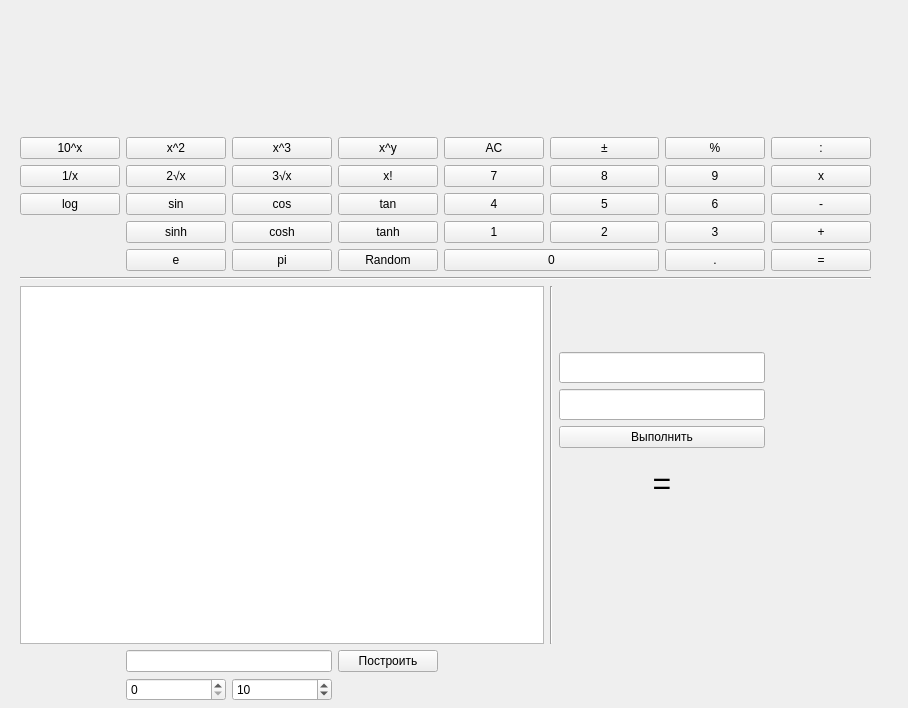
<?xml version="1.0" encoding="UTF-8"?>
<ui version="4.0">
 <class>Form</class>
 <widget class="QWidget" name="Form">
  <property name="geometry">
   <rect>
    <x>0</x>
    <y>0</y>
    <width>908</width>
    <height>708</height>
   </rect>
  </property>
  <property name="maximumSize">
   <size>
    <width>77000</width>
    <height>520000</height>
   </size>
  </property>
  <property name="windowTitle">
   <string>Построение графика</string>
  </property>
  <widget class="QPushButton" name="pushButton_45">
   <property name="geometry">
    <rect>
     <x>-83</x>
     <y>8</y>
     <width>75</width>
     <height>23</height>
    </rect>
   </property>
   <property name="toolTip">
    <string>&lt;html&gt;&lt;head/&gt;&lt;body&gt;&lt;p align=&quot;center&quot;&gt;&lt;span style=&quot; font-size:36pt;&quot;&gt;:&lt;/span&gt;&lt;/p&gt;&lt;/body&gt;&lt;/html&gt;</string>
   </property>
   <property name="text">
    <string/>
   </property>
  </widget>
  <widget class="QPushButton" name="pushButton_49">
   <property name="geometry">
    <rect>
     <x>-83</x>
     <y>66</y>
     <width>75</width>
     <height>23</height>
    </rect>
   </property>
   <property name="toolTip">
    <string>&lt;html&gt;&lt;head/&gt;&lt;body&gt;&lt;p align=&quot;center&quot;&gt;&lt;span style=&quot; font-size:36pt;&quot;&gt;:&lt;/span&gt;&lt;/p&gt;&lt;/body&gt;&lt;/html&gt;</string>
   </property>
   <property name="text">
    <string/>
   </property>
  </widget>
  <widget class="QWidget" name="gridLayoutWidget">
   <property name="geometry">
    <rect>
     <x>20</x>
     <y>10</y>
     <width>851</width>
     <height>691</height>
    </rect>
   </property>
   <layout class="QGridLayout" name="gridLayout">
    <item row="2" column="8">
     <widget class="QPushButton" name="pushButton_multiply">
      <property name="text">
       <string>x</string>
      </property>
      <attribute name="buttonGroup">
       <string notr="true">buttonGroup_binary</string>
      </attribute>
     </widget>
    </item>
    <item row="2" column="4">
     <widget class="QPushButton" name="pushButton_7">
      <property name="toolTip">
       <string>&lt;html&gt;&lt;head/&gt;&lt;body&gt;&lt;p align=&quot;center&quot;&gt;&lt;span style=&quot; font-size:36pt;&quot;&gt;:&lt;/span&gt;&lt;/p&gt;&lt;/body&gt;&lt;/html&gt;</string>
      </property>
      <property name="text">
       <string>7</string>
      </property>
      <attribute name="buttonGroup">
       <string notr="true">buttonGroup_numbers</string>
      </attribute>
     </widget>
    </item>
    <item row="3" column="2">
     <widget class="QPushButton" name="pushButton_cos">
      <property name="toolTip">
       <string>&lt;html&gt;&lt;head/&gt;&lt;body&gt;&lt;p align=&quot;center&quot;&gt;&lt;span style=&quot; font-size:36pt;&quot;&gt;:&lt;/span&gt;&lt;/p&gt;&lt;/body&gt;&lt;/html&gt;</string>
      </property>
      <property name="text">
       <string>cos</string>
      </property>
     </widget>
    </item>
    <item row="3" column="4">
     <widget class="QPushButton" name="pushButton_4">
      <property name="toolTip">
       <string>&lt;html&gt;&lt;head/&gt;&lt;body&gt;&lt;p align=&quot;center&quot;&gt;&lt;span style=&quot; font-size:36pt;&quot;&gt;:&lt;/span&gt;&lt;/p&gt;&lt;/body&gt;&lt;/html&gt;</string>
      </property>
      <property name="text">
       <string>4</string>
      </property>
      <attribute name="buttonGroup">
       <string notr="true">buttonGroup_numbers</string>
      </attribute>
     </widget>
    </item>
    <item row="3" column="3">
     <widget class="QPushButton" name="pushButton_tan">
      <property name="toolTip">
       <string>&lt;html&gt;&lt;head/&gt;&lt;body&gt;&lt;p align=&quot;center&quot;&gt;&lt;span style=&quot; font-size:36pt;&quot;&gt;:&lt;/span&gt;&lt;/p&gt;&lt;/body&gt;&lt;/html&gt;</string>
      </property>
      <property name="text">
       <string>tan</string>
      </property>
     </widget>
    </item>
    <item row="8" column="0" rowspan="7" colspan="5">
     <widget class="PlotWidget" name="widget"/>
    </item>
    <item row="2" column="1">
     <widget class="QPushButton" name="pushButton_sqr_root">
      <property name="toolTip">
       <string>&lt;html&gt;&lt;head/&gt;&lt;body&gt;&lt;p align=&quot;center&quot;&gt;&lt;span style=&quot; font-size:36pt;&quot;&gt;:&lt;/span&gt;&lt;/p&gt;&lt;/body&gt;&lt;/html&gt;</string>
      </property>
      <property name="text">
       <string>2√x</string>
      </property>
     </widget>
    </item>
    <item row="19" column="3">
     <widget class="QPushButton" name="pushButton_draw">
      <property name="text">
       <string>Построить</string>
      </property>
     </widget>
    </item>
    <item row="6" column="3">
     <widget class="QPushButton" name="pushButton_random">
      <property name="text">
       <string>Random</string>
      </property>
     </widget>
    </item>
    <item row="7" column="0" colspan="9">
     <widget class="Line" name="line">
      <property name="orientation">
       <enum>Qt::Horizontal</enum>
      </property>
     </widget>
    </item>
    <item row="4" column="4">
     <widget class="QPushButton" name="pushButton_1">
      <property name="toolTip">
       <string>&lt;html&gt;&lt;head/&gt;&lt;body&gt;&lt;p align=&quot;center&quot;&gt;&lt;span style=&quot; font-size:36pt;&quot;&gt;:&lt;/span&gt;&lt;/p&gt;&lt;/body&gt;&lt;/html&gt;</string>
      </property>
      <property name="text">
       <string>1</string>
      </property>
      <attribute name="buttonGroup">
       <string notr="true">buttonGroup_numbers</string>
      </attribute>
     </widget>
    </item>
    <item row="1" column="1">
     <widget class="QPushButton" name="pushButton_square">
      <property name="toolTip">
       <string>&lt;html&gt;&lt;head/&gt;&lt;body&gt;&lt;p align=&quot;center&quot;&gt;x&lt;span style=&quot; vertical-align:super;&quot;&gt;2&lt;/span&gt;&lt;/p&gt;&lt;/body&gt;&lt;/html&gt;</string>
      </property>
      <property name="text">
       <string>x^2</string>
      </property>
     </widget>
    </item>
    <item row="4" column="3">
     <widget class="QPushButton" name="pushButton_tanh">
      <property name="text">
       <string>tanh</string>
      </property>
     </widget>
    </item>
    <item row="1" column="4">
     <widget class="QPushButton" name="pushButton_AC">
      <property name="toolTip">
       <string>&lt;html&gt;&lt;head/&gt;&lt;body&gt;&lt;p align=&quot;center&quot;&gt;&lt;span style=&quot; font-size:36pt;&quot;&gt;:&lt;/span&gt;&lt;/p&gt;&lt;/body&gt;&lt;/html&gt;</string>
      </property>
      <property name="text">
       <string>AC</string>
      </property>
     </widget>
    </item>
    <item row="6" column="8">
     <widget class="QPushButton" name="pushButton_equally">
      <property name="text">
       <string>=</string>
      </property>
      <attribute name="buttonGroup">
       <string notr="true">buttonGroup_binary</string>
      </attribute>
     </widget>
    </item>
    <item row="4" column="5" colspan="2">
     <widget class="QPushButton" name="pushButton_2">
      <property name="toolTip">
       <string>&lt;html&gt;&lt;head/&gt;&lt;body&gt;&lt;p align=&quot;center&quot;&gt;&lt;span style=&quot; font-size:36pt;&quot;&gt;:&lt;/span&gt;&lt;/p&gt;&lt;/body&gt;&lt;/html&gt;</string>
      </property>
      <property name="text">
       <string>2</string>
      </property>
      <attribute name="buttonGroup">
       <string notr="true">buttonGroup_numbers</string>
      </attribute>
     </widget>
    </item>
    <item row="2" column="3">
     <widget class="QPushButton" name="pushButton_factorial">
      <property name="toolTip">
       <string>&lt;html&gt;&lt;head/&gt;&lt;body&gt;&lt;p align=&quot;center&quot;&gt;&lt;span style=&quot; font-size:36pt;&quot;&gt;:&lt;/span&gt;&lt;/p&gt;&lt;/body&gt;&lt;/html&gt;</string>
      </property>
      <property name="text">
       <string>x!</string>
      </property>
     </widget>
    </item>
    <item row="8" column="5" rowspan="7">
     <widget class="Line" name="line_2">
      <property name="orientation">
       <enum>Qt::Vertical</enum>
      </property>
     </widget>
    </item>
    <item row="13" column="6" colspan="2">
     <widget class="QLabel" name="lblSum">
      <property name="font">
       <font>
        <pointsize>14</pointsize>
       </font>
      </property>
      <property name="text">
       <string>&lt;html&gt;&lt;head/&gt;&lt;body&gt;&lt;p align=&quot;center&quot;&gt;&lt;br/&gt;&lt;/p&gt;&lt;/body&gt;&lt;/html&gt;</string>
      </property>
     </widget>
    </item>
    <item row="4" column="7">
     <widget class="QPushButton" name="pushButton_3">
      <property name="toolTip">
       <string>&lt;html&gt;&lt;head/&gt;&lt;body&gt;&lt;p align=&quot;center&quot;&gt;&lt;span style=&quot; font-size:36pt;&quot;&gt;:&lt;/span&gt;&lt;/p&gt;&lt;/body&gt;&lt;/html&gt;</string>
      </property>
      <property name="text">
       <string>3</string>
      </property>
      <attribute name="buttonGroup">
       <string notr="true">buttonGroup_numbers</string>
      </attribute>
     </widget>
    </item>
    <item row="6" column="7">
     <widget class="QPushButton" name="pushButton_comma">
      <property name="toolTip">
       <string>&lt;html&gt;&lt;head/&gt;&lt;body&gt;&lt;p align=&quot;center&quot;&gt;&lt;span style=&quot; font-size:36pt;&quot;&gt;:&lt;/span&gt;&lt;/p&gt;&lt;/body&gt;&lt;/html&gt;</string>
      </property>
      <property name="text">
       <string>.</string>
      </property>
     </widget>
    </item>
    <item row="3" column="1">
     <widget class="QPushButton" name="pushButton_sin">
      <property name="toolTip">
       <string>&lt;html&gt;&lt;head/&gt;&lt;body&gt;&lt;p align=&quot;center&quot;&gt;&lt;span style=&quot; font-size:36pt;&quot;&gt;:&lt;/span&gt;&lt;/p&gt;&lt;/body&gt;&lt;/html&gt;</string>
      </property>
      <property name="text">
       <string>sin</string>
      </property>
     </widget>
    </item>
    <item row="4" column="8">
     <widget class="QPushButton" name="pushButton_plus">
      <property name="text">
       <string>+</string>
      </property>
      <attribute name="buttonGroup">
       <string notr="true">buttonGroup_binary</string>
      </attribute>
     </widget>
    </item>
    <item row="1" column="2">
     <widget class="QPushButton" name="pushButton_cube">
      <property name="toolTip">
       <string>&lt;html&gt;&lt;head/&gt;&lt;body&gt;&lt;p align=&quot;center&quot;&gt;&lt;span style=&quot; font-size:36pt;&quot;&gt;:&lt;/span&gt;&lt;/p&gt;&lt;/body&gt;&lt;/html&gt;</string>
      </property>
      <property name="text">
       <string>x^3</string>
      </property>
     </widget>
    </item>
    <item row="20" column="1">
     <widget class="QSpinBox" name="spinBox_a"/>
    </item>
    <item row="1" column="8">
     <widget class="QPushButton" name="pushButton_division">
      <property name="toolTip">
       <string>&lt;html&gt;&lt;head/&gt;&lt;body&gt;&lt;p align=&quot;center&quot;&gt;&lt;span style=&quot; font-size:36pt;&quot;&gt;:&lt;/span&gt;&lt;/p&gt;&lt;/body&gt;&lt;/html&gt;</string>
      </property>
      <property name="text">
       <string>:</string>
      </property>
      <attribute name="buttonGroup">
       <string notr="true">buttonGroup_binary</string>
      </attribute>
     </widget>
    </item>
    <item row="12" column="6" colspan="2">
     <widget class="QLabel" name="label">
      <property name="text">
       <string>&lt;html&gt;&lt;head/&gt;&lt;body&gt;&lt;p align=&quot;center&quot;&gt;&lt;span style=&quot; font-size:24pt;&quot;&gt;=&lt;/span&gt;&lt;/p&gt;&lt;/body&gt;&lt;/html&gt;</string>
      </property>
     </widget>
    </item>
    <item row="1" column="0">
     <widget class="QPushButton" name="pushButton_10x">
      <property name="text">
       <string>10^x</string>
      </property>
     </widget>
    </item>
    <item row="3" column="7">
     <widget class="QPushButton" name="pushButton_6">
      <property name="toolTip">
       <string>&lt;html&gt;&lt;head/&gt;&lt;body&gt;&lt;p align=&quot;center&quot;&gt;&lt;span style=&quot; font-size:36pt;&quot;&gt;:&lt;/span&gt;&lt;/p&gt;&lt;/body&gt;&lt;/html&gt;</string>
      </property>
      <property name="text">
       <string>6</string>
      </property>
      <attribute name="buttonGroup">
       <string notr="true">buttonGroup_numbers</string>
      </attribute>
     </widget>
    </item>
    <item row="1" column="3">
     <widget class="QPushButton" name="pushButton_exponentiation">
      <property name="toolTip">
       <string>&lt;html&gt;&lt;head/&gt;&lt;body&gt;&lt;p align=&quot;center&quot;&gt;&lt;span style=&quot; font-size:36pt;&quot;&gt;:&lt;/span&gt;&lt;/p&gt;&lt;/body&gt;&lt;/html&gt;</string>
      </property>
      <property name="text">
       <string>x^y</string>
      </property>
      <attribute name="buttonGroup">
       <string notr="true">buttonGroup_binary</string>
      </attribute>
     </widget>
    </item>
    <item row="3" column="8">
     <widget class="QPushButton" name="pushButton_minus">
      <property name="text">
       <string>-</string>
      </property>
      <attribute name="buttonGroup">
       <string notr="true">buttonGroup_binary</string>
      </attribute>
     </widget>
    </item>
    <item row="11" column="6" colspan="2">
     <widget class="QPushButton" name="btnResult">
      <property name="text">
       <string>Выполнить</string>
      </property>
     </widget>
    </item>
    <item row="1" column="5" colspan="2">
     <widget class="QPushButton" name="pushButton_plus_minus">
      <property name="text">
       <string>±</string>
      </property>
     </widget>
    </item>
    <item row="20" column="2">
     <widget class="QSpinBox" name="spinBox_b">
      <property name="value">
       <number>10</number>
      </property>
     </widget>
    </item>
    <item row="2" column="5" colspan="2">
     <widget class="QPushButton" name="pushButton_8">
      <property name="toolTip">
       <string>&lt;html&gt;&lt;head/&gt;&lt;body&gt;&lt;p align=&quot;center&quot;&gt;&lt;span style=&quot; font-size:36pt;&quot;&gt;:&lt;/span&gt;&lt;/p&gt;&lt;/body&gt;&lt;/html&gt;</string>
      </property>
      <property name="text">
       <string>8</string>
      </property>
      <attribute name="buttonGroup">
       <string notr="true">buttonGroup_numbers</string>
      </attribute>
     </widget>
    </item>
    <item row="3" column="5" colspan="2">
     <widget class="QPushButton" name="pushButton_5">
      <property name="toolTip">
       <string>&lt;html&gt;&lt;head/&gt;&lt;body&gt;&lt;p align=&quot;center&quot;&gt;&lt;span style=&quot; font-size:36pt;&quot;&gt;:&lt;/span&gt;&lt;/p&gt;&lt;/body&gt;&lt;/html&gt;</string>
      </property>
      <property name="whatsThis">
       <string>&lt;html&gt;&lt;head/&gt;&lt;body&gt;&lt;p&gt;5&lt;/p&gt;&lt;/body&gt;&lt;/html&gt;</string>
      </property>
      <property name="text">
       <string>5</string>
      </property>
      <attribute name="buttonGroup">
       <string notr="true">buttonGroup_numbers</string>
      </attribute>
     </widget>
    </item>
    <item row="19" column="1" colspan="2">
     <widget class="QLineEdit" name="lineEdit">
      <property name="maximumSize">
       <size>
        <width>331</width>
        <height>16777215</height>
       </size>
      </property>
     </widget>
    </item>
    <item row="1" column="7">
     <widget class="QPushButton" name="pushButton_percent">
      <property name="toolTip">
       <string>&lt;html&gt;&lt;head/&gt;&lt;body&gt;&lt;p align=&quot;center&quot;&gt;&lt;span style=&quot; font-size:36pt;&quot;&gt;:&lt;/span&gt;&lt;/p&gt;&lt;/body&gt;&lt;/html&gt;</string>
      </property>
      <property name="text">
       <string>%</string>
      </property>
      <attribute name="buttonGroup">
       <string notr="true">buttonGroup_binary</string>
      </attribute>
     </widget>
    </item>
    <item row="4" column="1">
     <widget class="QPushButton" name="pushButton_sinh">
      <property name="text">
       <string>sinh</string>
      </property>
     </widget>
    </item>
    <item row="4" column="2">
     <widget class="QPushButton" name="pushButton_cosh">
      <property name="text">
       <string>cosh</string>
      </property>
     </widget>
    </item>
    <item row="6" column="2">
     <widget class="QPushButton" name="pushButton_pi">
      <property name="text">
       <string>pi</string>
      </property>
     </widget>
    </item>
    <item row="10" column="6" colspan="2">
     <widget class="QLineEdit" name="txtNum2">
      <property name="font">
       <font>
        <pointsize>14</pointsize>
       </font>
      </property>
      <property name="toolTip">
       <string>&lt;html&gt;&lt;head/&gt;&lt;body&gt;&lt;p&gt;&lt;span style=&quot; font-size:12pt;&quot;&gt;Система счисления от &lt;/span&gt;&lt;span style=&quot; font-size:12pt; font-weight:600;&quot;&gt;2&lt;/span&gt;&lt;span style=&quot; font-size:12pt;&quot;&gt; до &lt;/span&gt;&lt;span style=&quot; font-size:12pt; font-weight:600;&quot;&gt;36&lt;/span&gt;&lt;span style=&quot; font-size:12pt;&quot;&gt;!&lt;/span&gt;&lt;/p&gt;&lt;/body&gt;&lt;/html&gt;</string>
      </property>
      <property name="maxLength">
       <number>2</number>
      </property>
     </widget>
    </item>
    <item row="9" column="6" colspan="2">
     <widget class="QLineEdit" name="txtNum1">
      <property name="font">
       <font>
        <pointsize>14</pointsize>
       </font>
      </property>
      <property name="toolTip">
       <string>&lt;html&gt;&lt;head/&gt;&lt;body&gt;&lt;p&gt;&lt;span style=&quot; font-size:12pt;&quot;&gt;Введите число в системе счисления от &lt;/span&gt;&lt;span style=&quot; font-size:12pt; font-weight:600;&quot;&gt;2&lt;/span&gt;&lt;span style=&quot; font-size:12pt;&quot;&gt; до &lt;/span&gt;&lt;span style=&quot; font-size:12pt; font-weight:600;&quot;&gt;36&lt;/span&gt;&lt;span style=&quot; font-size:12pt;&quot;&gt; и результат будет в &lt;/span&gt;&lt;span style=&quot; font-size:12pt; font-weight:600;&quot;&gt;10&lt;/span&gt;&lt;span style=&quot; font-size:12pt;&quot;&gt;-ной сс.&lt;/span&gt;&lt;/p&gt;&lt;/body&gt;&lt;/html&gt;</string>
      </property>
     </widget>
    </item>
    <item row="2" column="2">
     <widget class="QPushButton" name="pushButton_cube_root">
      <property name="toolTip">
       <string>&lt;html&gt;&lt;head/&gt;&lt;body&gt;&lt;p align=&quot;center&quot;&gt;&lt;span style=&quot; font-size:36pt;&quot;&gt;:&lt;/span&gt;&lt;/p&gt;&lt;/body&gt;&lt;/html&gt;</string>
      </property>
      <property name="text">
       <string>3√x</string>
      </property>
     </widget>
    </item>
    <item row="6" column="4" colspan="3">
     <widget class="QPushButton" name="pushButton_0">
      <property name="toolTip">
       <string>&lt;html&gt;&lt;head/&gt;&lt;body&gt;&lt;p align=&quot;center&quot;&gt;&lt;span style=&quot; font-size:36pt;&quot;&gt;:&lt;/span&gt;&lt;/p&gt;&lt;/body&gt;&lt;/html&gt;</string>
      </property>
      <property name="text">
       <string>0</string>
      </property>
      <attribute name="buttonGroup">
       <string notr="true">buttonGroup_numbers</string>
      </attribute>
     </widget>
    </item>
    <item row="2" column="7">
     <widget class="QPushButton" name="pushButton_9">
      <property name="toolTip">
       <string>&lt;html&gt;&lt;head/&gt;&lt;body&gt;&lt;p align=&quot;center&quot;&gt;&lt;span style=&quot; font-size:36pt;&quot;&gt;:&lt;/span&gt;&lt;/p&gt;&lt;/body&gt;&lt;/html&gt;</string>
      </property>
      <property name="text">
       <string>9</string>
      </property>
      <attribute name="buttonGroup">
       <string notr="true">buttonGroup_numbers</string>
      </attribute>
     </widget>
    </item>
    <item row="0" column="3" colspan="6">
     <widget class="QLabel" name="table">
      <property name="font">
       <font>
        <pointsize>14</pointsize>
       </font>
      </property>
      <property name="text">
       <string>&lt;html&gt;&lt;head/&gt;&lt;body&gt;&lt;p align=&quot;right&quot;&gt;&lt;span style=&quot; font-size:64pt;&quot;&gt;&lt;br/&gt;&lt;/span&gt;&lt;/p&gt;&lt;/body&gt;&lt;/html&gt;</string>
      </property>
     </widget>
    </item>
    <item row="2" column="0">
     <widget class="QPushButton" name="pushButton_inverse_fraction">
      <property name="text">
       <string>1/x</string>
      </property>
     </widget>
    </item>
    <item row="3" column="0">
     <widget class="QPushButton" name="pushButton_log">
      <property name="text">
       <string>log</string>
      </property>
     </widget>
    </item>
    <item row="6" column="1">
     <widget class="QPushButton" name="pushButton_e">
      <property name="text">
       <string>e</string>
      </property>
     </widget>
    </item>
   </layout>
  </widget>
 </widget>
 <customwidgets>
  <customwidget>
   <class>PlotWidget</class>
   <extends>QGraphicsView</extends>
   <header>pyqtgraph</header>
  </customwidget>
 </customwidgets>
 <resources/>
 <connections/>
 <buttongroups>
  <buttongroup name="buttonGroup_binary"/>
  <buttongroup name="buttonGroup_numbers"/>
 </buttongroups>
</ui>
